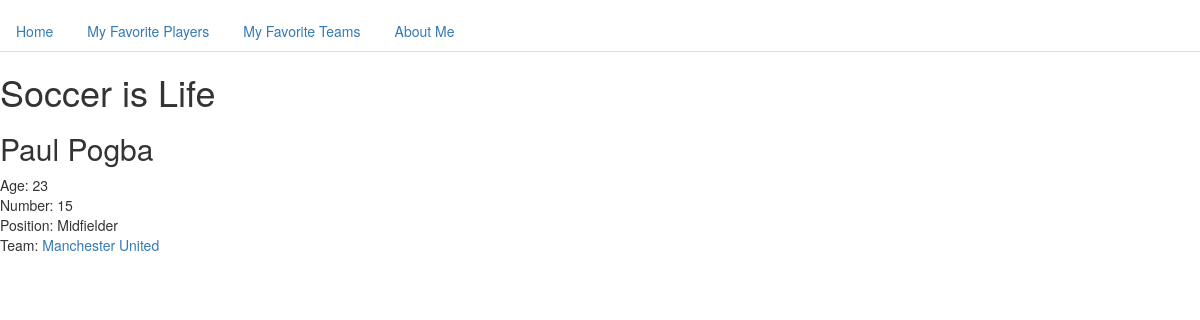
The app's page /player/3/ with its own data.
### app/models.py (models this page shows, shortened)
class Player(models.Model):
    name = models.CharField(max_length=50)
    age = models.IntegerField()
    number = models.IntegerField()
    position = models.CharField(max_length=50)
    team = models.ForeignKey(Team)

class Team(models.Model):
    name = models.CharField(max_length=50)
    coach = models.CharField(max_length=50)
    league = models.CharField(max_length=50)
    titles = models.IntegerField()
    crest = models.URLField(max_length=200)
    team_url = models.URLField()
    def __str__(self):
        return str(self.name)

### app/views.py (the view)
# urls.py: url(r'^player/(?P<player_id>\d+)/$', player_view, name="player_view"),
def player_view(request, player_id):
    context = {
        "player": Player.objects.get(id=player_id),
    }
    return render(request, "player.html", context)

### templates/player.html (shortened to what this page needs)
<!DOCTYPE html>
<html>
  <head>
    <link rel="stylesheet" href="https://maxcdn.bootstrapcdn.com/bootstrap/3.3.7/css/bootstrap.min.css">
  </head>
  <body>
    <header>
      <p>
        <ul class="nav nav-tabs">
          <li role="presentation"><a href="{% url 'index_view' %}">Home</a></li>
          <li role="presentation"><a href="{% url 'favorite_players' %}">My Favorite Players</a></li>
          <li role="presentation"><a href="{% url 'teams_view' %}">My Favorite Teams</a></li>
          <li role="presentation"><a href="{% url 'about_me' %}">About Me</a></li>
        </ul>
      </p>
      <h1>Soccer is Life</h1>
    </header>
    <h2>{{ player.name }}</h2>
    <p>
        Age: {{ player.age }}<br>
        Number: {{ player.number }}<br>
        Position: {{ player.position }}<br>
        Team: <a href="{% url 'team_view' player.team.id %}">{{ player.team }}</a>
    </p>
  </body>
</html>

### records on screen
Player: name "Paul Pogba", age "23", number "15", position "Midfielder", team "Manchester United"
